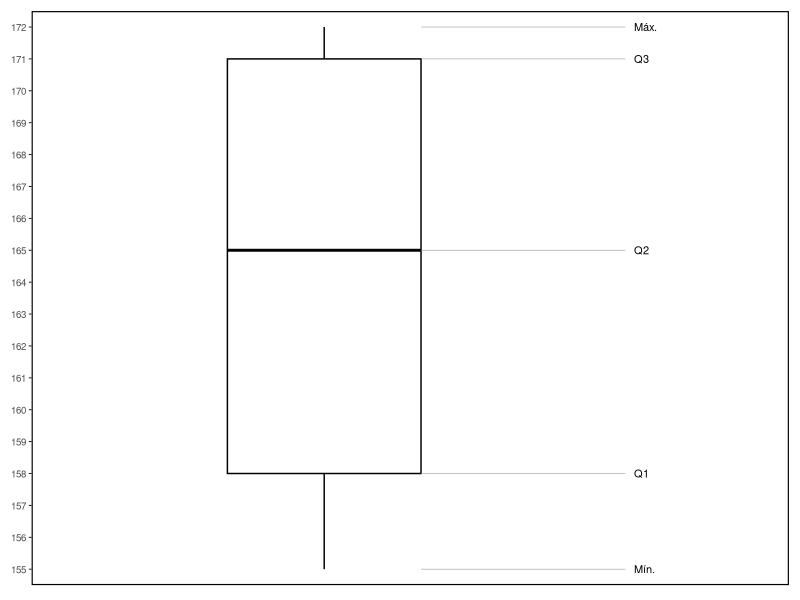

Write R code to recreate this figure.
#!/usr/bin/env Rscript
# Boxplot estilo ICFES - Versión 3 (R/ggplot2)
# Líneas de conexión atenuadas (gris claro)

library(ggplot2)

# Parámetros del boxplot (Opción B del original)
minval <- 155
q1 <- 158
median_val <- 165
q3 <- 171
maxval <- 172

# Crear dataframe para el boxplot manual
df <- data.frame(
  x = 1,
  ymin = minval,
  lower = q1,
  middle = median_val,
  upper = q3,
  ymax = maxval
)

# Color atenuado para líneas de conexión
linea_color <- "gray60"

# Crear el gráfico
p <- ggplot(df, aes(x = x)) +
  # Boxplot manual
  geom_boxplot(
    aes(ymin = ymin, lower = lower, middle = middle, upper = upper, ymax = ymax),
    stat = "identity",
    width = 0.45,
    fill = "white",
    color = "black",
    linewidth = 0.5
  ) +
  # Líneas de conexión hacia etiquetas (ATENUADAS - gris claro)
  annotate("segment", x = 1.225, xend = 1.7, y = minval, yend = minval,
           linewidth = 0.2, color = linea_color) +
  annotate("segment", x = 1.225, xend = 1.7, y = q1, yend = q1,
           linewidth = 0.2, color = linea_color) +
  annotate("segment", x = 1.225, xend = 1.7, y = median_val, yend = median_val,
           linewidth = 0.2, color = linea_color) +
  annotate("segment", x = 1.225, xend = 1.7, y = q3, yend = q3,
           linewidth = 0.2, color = linea_color) +
  annotate("segment", x = 1.225, xend = 1.7, y = maxval, yend = maxval,
           linewidth = 0.2, color = linea_color) +
  # Etiquetas a la derecha
  annotate("text", x = 1.72, y = minval, label = "Mín.", hjust = 0, size = 2.8) +
  annotate("text", x = 1.72, y = q1, label = "Q1", hjust = 0, size = 2.8) +
  annotate("text", x = 1.72, y = median_val, label = "Q2", hjust = 0, size = 2.8) +
  annotate("text", x = 1.72, y = q3, label = "Q3", hjust = 0, size = 2.8) +
  annotate("text", x = 1.72, y = maxval, label = "Máx.", hjust = 0, size = 2.8) +
  # Escala Y completa
  scale_y_continuous(
    limits = c(154.5, 172.5),
    breaks = 155:172,
    expand = c(0, 0)
  ) +
  scale_x_continuous(limits = c(0.4, 2)) +
  # Tema
  theme_minimal() +
  theme(
    axis.text.x = element_blank(),
    axis.ticks.x = element_blank(),
    axis.title = element_blank(),
    axis.text.y = element_text(size = 7, margin = margin(r = 2)),
    axis.ticks.y = element_line(linewidth = 0.3),
    axis.ticks.length.y = unit(2, "pt"),
    panel.grid.major = element_blank(),
    panel.grid.minor = element_blank(),
    panel.border = element_rect(color = "black", fill = NA, linewidth = 0.8),
    plot.margin = margin(8, 8, 8, 8)
  )

# Guardar
ggsave("boxplot_r_v3.png", plot = p, width = 2.8, height = 4.5, dpi = 150, bg = "white")
cat("R v3 generado - líneas de conexión atenuadas\n")
